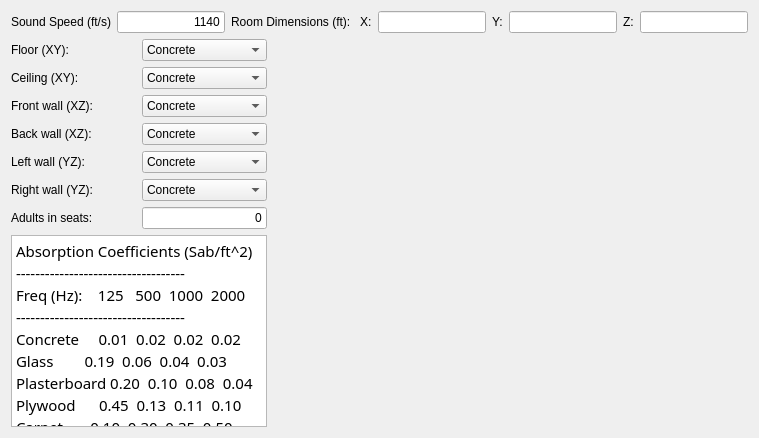
        <widget class="QWidget" name="tabsabine">
         <attribute name="title">
          <string>Sabine</string>
         </attribute>
         <layout class="QVBoxLayout" name="verticalLayout_5">
          <item>
           <layout class="QHBoxLayout" name="horizontalLayout_4">
            <item>
             <widget class="QLabel" name="label_3">
              <property name="sizePolicy">
               <sizepolicy hsizetype="Preferred" vsizetype="Fixed">
                <horstretch>0</horstretch>
                <verstretch>0</verstretch>
               </sizepolicy>
              </property>
              <property name="text">
               <string>Sound Speed (ft/s)</string>
              </property>
              <property name="alignment">
               <set>Qt::AlignCenter</set>
              </property>
             </widget>
            </item>
            <item>
             <widget class="QLineEdit" name="sabinesslineEdit">
              <property name="text">
               <string>1140</string>
              </property>
              <property name="alignment">
               <set>Qt::AlignRight|Qt::AlignTrailing|Qt::AlignVCenter</set>
              </property>
             </widget>
            </item>
            <item>
             <widget class="QLabel" name="label_12">
              <property name="text">
               <string>Room Dimensions (ft):   X:</string>
              </property>
             </widget>
            </item>
            <item>
             <widget class="QLineEdit" name="sabinexlineEdit">
              <property name="text">
               <string/>
              </property>
              <property name="alignment">
               <set>Qt::AlignRight|Qt::AlignTrailing|Qt::AlignVCenter</set>
              </property>
             </widget>
            </item>
            <item>
             <widget class="QLabel" name="label_13">
              <property name="text">
               <string>Y:</string>
              </property>
             </widget>
            </item>
            <item>
             <widget class="QLineEdit" name="sabineylineEdit">
              <property name="text">
               <string/>
              </property>
              <property name="alignment">
               <set>Qt::AlignRight|Qt::AlignTrailing|Qt::AlignVCenter</set>
              </property>
             </widget>
            </item>
            <item>
             <widget class="QLabel" name="label_14">
              <property name="text">
               <string>Z:</string>
              </property>
             </widget>
            </item>
            <item>
             <widget class="QLineEdit" name="sabinezlineEdit">
              <property name="text">
               <string/>
              </property>
              <property name="alignment">
               <set>Qt::AlignRight|Qt::AlignTrailing|Qt::AlignVCenter</set>
              </property>
             </widget>
            </item>
           </layout>
          </item>
          <item>
           <layout class="QHBoxLayout" name="horizontalLayout_8">
            <item>
             <layout class="QVBoxLayout" name="verticalLayout_9">
              <item>
               <layout class="QHBoxLayout" name="horizontalLayout_9">
                <item>
                 <widget class="QLabel" name="label_15">
                  <property name="text">
                   <string>Floor (XY):</string>
                  </property>
                 </widget>
                </item>
                <item>
                 <widget class="QComboBox" name="floorcomboBox">
                  <item>
                   <property name="text">
                    <string>Concrete</string>
                   </property>
                  </item>
                  <item>
                   <property name="text">
                    <string>Glass</string>
                   </property>
                  </item>
                  <item>
                   <property name="text">
                    <string>Plasterboard</string>
                   </property>
                  </item>
                  <item>
                   <property name="text">
                    <string>Plywood</string>
                   </property>
                  </item>
                  <item>
                   <property name="text">
                    <string>Carpet</string>
                   </property>
                  </item>
                  <item>
                   <property name="text">
                    <string>Curtains</string>
                   </property>
                  </item>
                  <item>
                   <property name="text">
                    <string>Acoustical Board</string>
                   </property>
                  </item>
                 </widget>
                </item>
               </layout>
              </item>
              <item>
               <layout class="QHBoxLayout" name="horizontalLayout_11">
                <item>
                 <widget class="QLabel" name="label_17">
                  <property name="text">
                   <string>Ceiling (XY):</string>
                  </property>
                 </widget>
                </item>
                <item>
                 <widget class="QComboBox" name="ceilingcomboBox">
                  <item>
                   <property name="text">
                    <string>Concrete</string>
                   </property>
                  </item>
                  <item>
                   <property name="text">
                    <string>Glass</string>
                   </property>
                  </item>
                  <item>
                   <property name="text">
                    <string>Plasterboard</string>
                   </property>
                  </item>
                  <item>
                   <property name="text">
                    <string>Plywood</string>
                   </property>
                  </item>
                  <item>
                   <property name="text">
                    <string>Carpet</string>
                   </property>
                  </item>
                  <item>
                   <property name="text">
                    <string>Curtains</string>
                   </property>
                  </item>
                  <item>
                   <property name="text">
                    <string>Acoustical Board</string>
                   </property>
                  </item>
                 </widget>
                </item>
               </layout>
              </item>
              <item>
               <layout class="QHBoxLayout" name="horizontalLayout_12">
                <item>
                 <widget class="QLabel" name="label_18">
                  <property name="text">
                   <string>Front wall (XZ):</string>
                  </property>
                 </widget>
                </item>
                <item>
                 <widget class="QComboBox" name="fwallcomboBox">
                  <item>
                   <property name="text">
                    <string>Concrete</string>
                   </property>
                  </item>
                  <item>
                   <property name="text">
                    <string>Glass</string>
                   </property>
                  </item>
                  <item>
                   <property name="text">
                    <string>Plasterboard</string>
                   </property>
                  </item>
                  <item>
                   <property name="text">
                    <string>Plywood</string>
                   </property>
                  </item>
                  <item>
                   <property name="text">
                    <string>Carpet</string>
                   </property>
                  </item>
                  <item>
                   <property name="text">
                    <string>Curtains</string>
                   </property>
                  </item>
                  <item>
                   <property name="text">
                    <string>Acoustical Board</string>
                   </property>
                  </item>
                 </widget>
                </item>
               </layout>
              </item>
              <item>
               <layout class="QHBoxLayout" name="horizontalLayout_13">
                <item>
                 <widget class="QLabel" name="label_19">
                  <property name="text">
                   <string>Back wall (XZ):</string>
                  </property>
                 </widget>
                </item>
                <item>
                 <widget class="QComboBox" name="bwallcomboBox">
                  <item>
                   <property name="text">
                    <string>Concrete</string>
                   </property>
                  </item>
                  <item>
                   <property name="text">
                    <string>Glass</string>
                   </property>
                  </item>
                  <item>
                   <property name="text">
                    <string>Plasterboard</string>
                   </property>
                  </item>
                  <item>
                   <property name="text">
                    <string>Plywood</string>
                   </property>
                  </item>
                  <item>
                   <property name="text">
                    <string>Carpet</string>
                   </property>
                  </item>
                  <item>
                   <property name="text">
                    <string>Curtains</string>
                   </property>
                  </item>
                  <item>
                   <property name="text">
                    <string>Acoustical Board</string>
                   </property>
                  </item>
                 </widget>
                </item>
               </layout>
              </item>
              <item>
               <layout class="QHBoxLayout" name="horizontalLayout_14">
                <item>
                 <widget class="QLabel" name="label_20">
                  <property name="text">
                   <string>Left wall (YZ):</string>
                  </property>
                 </widget>
                </item>
                <item>
                 <widget class="QComboBox" name="lwallcomboBox">
                  <item>
                   <property name="text">
                    <string>Concrete</string>
                   </property>
                  </item>
                  <item>
                   <property name="text">
                    <string>Glass</string>
                   </property>
                  </item>
                  <item>
                   <property name="text">
                    <string>Plasterboard</string>
                   </property>
                  </item>
                  <item>
                   <property name="text">
                    <string>Plywood</string>
                   </property>
                  </item>
                  <item>
                   <property name="text">
                    <string>Carpet</string>
                   </property>
                  </item>
                  <item>
                   <property name="text">
                    <string>Curtains</string>
                   </property>
                  </item>
                  <item>
                   <property name="text">
                    <string>Acoustical Board</string>
                   </property>
                  </item>
                 </widget>
                </item>
               </layout>
              </item>
              <item>
               <layout class="QHBoxLayout" name="horizontalLayout_15">
                <item>
                 <widget class="QLabel" name="label_16">
                  <property name="text">
                   <string>Right wall (YZ):</string>
                  </property>
                 </widget>
                </item>
                <item>
                 <widget class="QComboBox" name="rwallcomboBox">
                  <item>
                   <property name="text">
                    <string>Concrete</string>
                   </property>
                  </item>
                  <item>
                   <property name="text">
                    <string>Glass</string>
                   </property>
                  </item>
                  <item>
                   <property name="text">
                    <string>Plasterboard</string>
                   </property>
                  </item>
                  <item>
                   <property name="text">
                    <string>Plywood</string>
                   </property>
                  </item>
                  <item>
                   <property name="text">
                    <string>Carpet</string>
                   </property>
                  </item>
                  <item>
                   <property name="text">
                    <string>Curtains</string>
                   </property>
                  </item>
                  <item>
                   <property name="text">
                    <string>Acoustical Board</string>
                   </property>
                  </item>
                 </widget>
                </item>
               </layout>
              </item>
              <item>
               <layout class="QHBoxLayout" name="horizontalLayout_16">
                <item>
                 <widget class="QLabel" name="label_11">
                  <property name="text">
                   <string>Adults in seats:</string>
                  </property>
                 </widget>
                </item>
                <item>
                 <widget class="QLineEdit" name="adultslineEdit">
                  <property name="sizePolicy">
                   <sizepolicy hsizetype="Minimum" vsizetype="Fixed">
                    <horstretch>0</horstretch>
                    <verstretch>0</verstretch>
                   </sizepolicy>
                  </property>
                  <property name="text">
                   <string>0</string>
                  </property>
                  <property name="alignment">
                   <set>Qt::AlignRight|Qt::AlignTrailing|Qt::AlignVCenter</set>
                  </property>
                 </widget>
                </item>
               </layout>
              </item>
              <item>
               <layout class="QHBoxLayout" name="horizontalLayout_17">
                <item>
                 <widget class="QPlainTextEdit" name="plainTextEdit">
                  <property name="sizePolicy">
                   <sizepolicy hsizetype="Preferred" vsizetype="Expanding">
                    <horstretch>0</horstretch>
                    <verstretch>0</verstretch>
                   </sizepolicy>
                  </property>
                  <property name="font">
                   <font>
                    <family>Monaco</family>
                    <pointsize>11</pointsize>
                    <weight>50</weight>
                    <italic>false</italic>
                    <bold>false</bold>
                   </font>
                  </property>
                  <property name="verticalScrollBarPolicy">
                   <enum>Qt::ScrollBarAlwaysOff</enum>
                  </property>
                  <property name="horizontalScrollBarPolicy">
                   <enum>Qt::ScrollBarAsNeeded</enum>
                  </property>
                  <property name="lineWrapMode">
                   <enum>QPlainTextEdit::NoWrap</enum>
                  </property>
                  <property name="plainText">
                   <string>Absorption Coefficients (Sab/ft^2)
-----------------------------------
Freq (Hz):    125   500  1000  2000 
-----------------------------------
Concrete     0.01  0.02  0.02  0.02 
Glass        0.19  0.06  0.04  0.03 
Plasterboard 0.20  0.10  0.08  0.04  
Plywood      0.45  0.13  0.11  0.10  
Carpet       0.10  0.30  0.35  0.50 
Curtains     0.05  0.25  0.35  0.40 
Acous Board  0.25  0.80  0.90  0.90 

Adult (Sab):  3.0   4.5   5.0   5.2
</string>
                  </property>
                 </widget>
                </item>
               </layout>
              </item>
             </layout>
            </item>
            <item>
             <layout class="QVBoxLayout" name="verticalLayout_11">
              <item>
               <widget class="RcGraphWidget" name="sabinercgraph" native="true">
                <property name="sizePolicy">
                 <sizepolicy hsizetype="Expanding" vsizetype="Expanding">
                  <horstretch>0</horstretch>
                  <verstretch>0</verstretch>
                 </sizepolicy>
                </property>
               </widget>
              </item>
             </layout>
            </item>
           </layout>
          </item>
         </layout>
        </widget>
